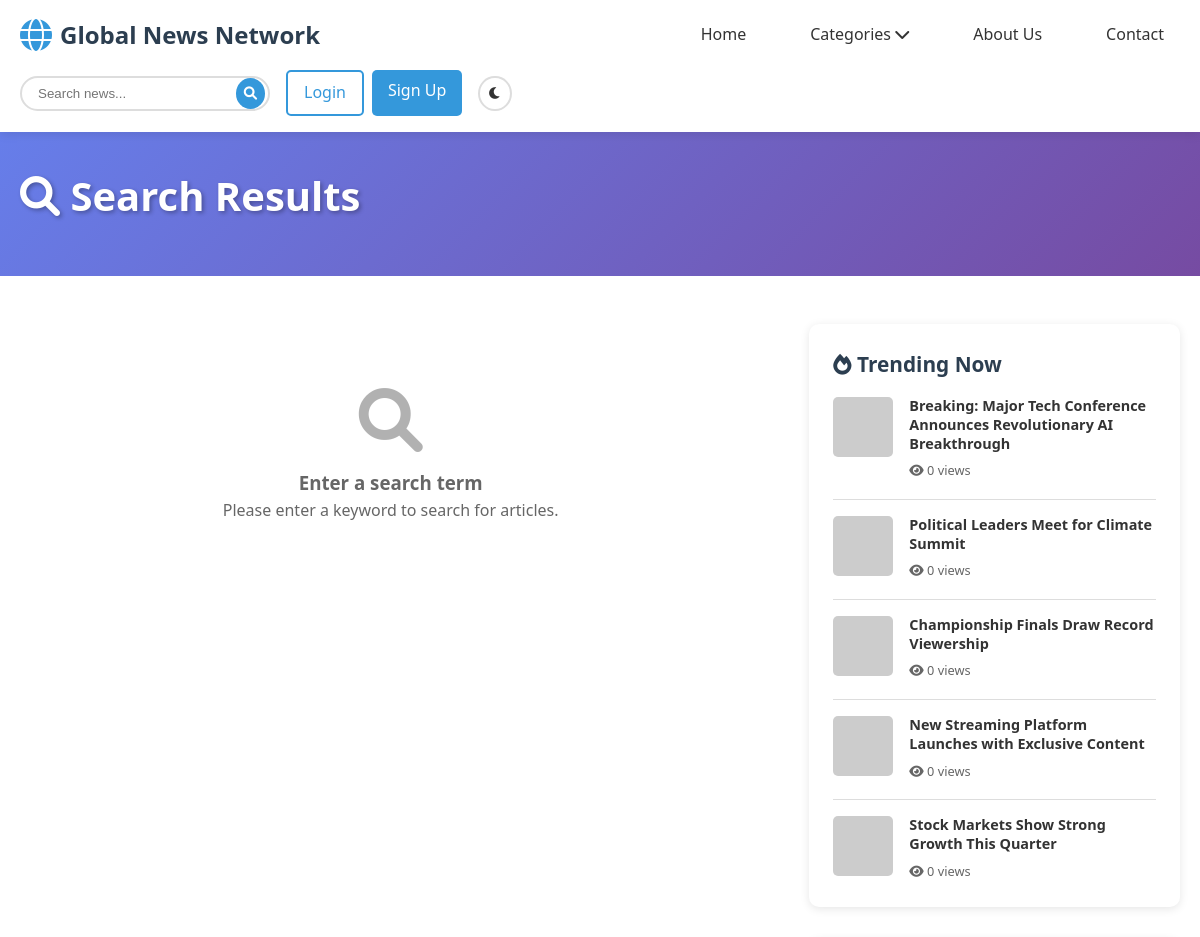
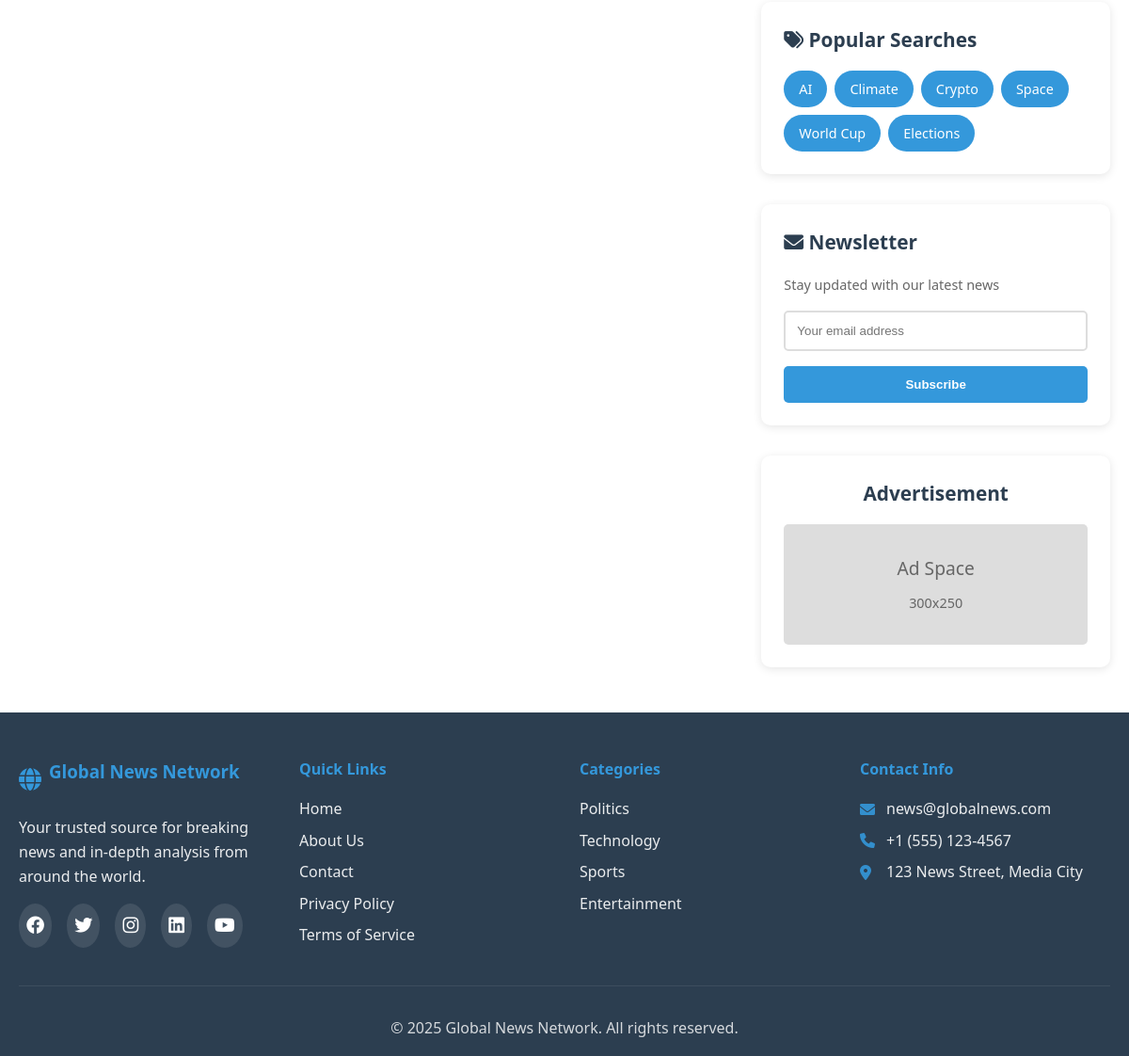
Screenshot of /search.php with the database file from the repository (2 pictures, top to bottom).
### tables this page shows
CREATE TABLE articles (
    article_id INT AUTO_INCREMENT PRIMARY KEY,
    title VARCHAR(255) NOT NULL,
    content TEXT NOT NULL,
    image_url VARCHAR(255),
    category_id INT,
    author_id INT,
    published_date TIMESTAMP DEFAULT CURRENT_TIMESTAMP,
    is_featured BOOLEAN DEFAULT FALSE,
    is_breaking BOOLEAN DEFAULT FALSE,
    views INT DEFAULT 0,
    FOREIGN KEY (category_id) REFERENCES categories(category_id),
    FOREIGN KEY (author_id) REFERENCES users(user_id)
);

### search.php (the view, shortened to what this page needs)
<?php
$host = 'localhost';
$username = 'root';
$password = '';
$database = 'news_db';
try {
    $pdo = new PDO("mysql:host=$host;dbname=$database;charset=utf8", $username, $password);
    $pdo->setAttribute(PDO::ATTR_ERRMODE, PDO::ERRMODE_EXCEPTION);
} catch(PDOException $e) {
    die('Database connection failed: ' . $e->getMessage());
}
$query = trim($_GET['query'] ?? '');
$trendingStmt = $pdo->prepare("
    SELECT a.*, c.category_name
    FROM articles a
    LEFT JOIN categories c ON a.category_id = c.category_id
    ORDER BY a.views DESC
    LIMIT 5
");
$trendingStmt->execute();
$trendingArticles = $trendingStmt->fetchAll(PDO::FETCH_ASSOC);
?>
<!DOCTYPE html>
<html lang="en">
<head>
    <link rel="stylesheet" href="styles.css">
    <link href="https://cdnjs.cloudflare.com/ajax/libs/font-awesome/6.0.0/css/all.min.css" rel="stylesheet">
</head>
<body>
    <header>
        <div class="container">
            <div class="header-content">
                <div class="logo">
                    <i class="fas fa-globe"></i>
                    <h1>Global News Network</h1>
                </div>
                <nav>
                    <ul class="nav-menu">
                        <li><a href="index.php">Home</a></li>
                        <li class="dropdown">
                            <a href="#" class="dropbtn">Categories <i class="fas fa-chevron-down"></i></a>
                        </li>
                        <li><a href="about.php">About Us</a></li>
                        <li><a href="contact.php">Contact</a></li>
                    </ul>
                </nav>
                <div class="header-actions">
                    <div class="search-container">
                        <form action="search.php" method="GET">
                            <input type="text" name="query" placeholder="Search news..."
                                   value="<?php echo htmlspecialchars($query); ?>" required>
                            <button type="submit"><i class="fas fa-search"></i></button>
                        </form>
                    </div>
                    <div class="auth-buttons">
                        <a href="login.php" class="btn-login">Login</a>
                        <a href="register.php" class="btn-signup">Sign Up</a>
                    </div>
                    <button class="theme-toggle" id="themeToggle">
                        <i class="fas fa-moon"></i>
                    </button>
                </div>
            </div>
        </div>
    </header>
    <main>
        <section class="search-header">
            <div class="container">
                <h1 class="search-title">
                    <i class="fas fa-search"></i> Search Results
                </h1>
            </div>
        </section>
        <section class="search-content">
            <div class="container">
                <div class="content-wrapper">
                    <div class="main-content">
                        <?php if (empty($query)): ?>
                            <div class="no-results">
                                <i class="fas fa-search"></i>
                                <h3>Enter a search term</h3>
                                <p>Please enter a keyword to search for articles.</p>
                            </div>
                        <?php endif; ?>
                    </div>
                    <aside class="sidebar">
                        <div class="sidebar-section">
                            <h3><i class="fas fa-fire"></i> Trending Now</h3>
                            <div class="trending-articles">
                                <?php foreach ($trendingArticles as $trending): ?>
                                <div class="trending-item">
                                    <img src="<?php echo htmlspecialchars($trending['image_url']); ?>"
                                         alt="<?php echo htmlspecialchars($trending['title']); ?>">
                                    <div class="trending-content">
                                        <h4><a href="article.php?id=<?php echo $trending['article_id']; ?>">
                                            <?php echo htmlspecialchars($trending['title']); ?>
                                        </a></h4>
                                        <span class="trending-meta">
                                            <i class="fas fa-eye"></i> <?php echo number_format($trending['views']); ?> views
                                        </span>
                                    </div>
                                </div>
                                <?php endforeach; ?>
                            </div>
                        </div>
                        <div class="sidebar-section">
                            <h3><i class="fas fa-tags"></i> Popular Searches</h3>
                            <div class="suggestions-list">
                                <a href="search.php?query=artificial intelligence" class="suggestion-tag">AI</a>
                                <a href="search.php?query=climate change" class="suggestion-tag">Climate</a>
                                <a href="search.php?query=cryptocurrency" class="suggestion-tag">Crypto</a>
                                <a href="search.php?query=space exploration" class="suggestion-tag">Space</a>
                                <a href="search.php?query=world cup" class="suggestion-tag">World Cup</a>
                                <a href="search.php?query=elections" class="suggestion-tag">Elections</a>
                            </div>
                        </div>
                        <div class="sidebar-section">
                            <h3><i class="fas fa-envelope"></i> Newsletter</h3>
                            <form class="newsletter-form" action="subscribe.php" method="POST">
                                <p>Stay updated with our latest news</p>
                                <input type="email" name="email" placeholder="Your email address" required>
                                <button type="submit">Subscribe</button>
                            </form>
                        </div>
                        <div class="sidebar-section ad-section">
                            <h3>Advertisement</h3>
                            <div class="ad-placeholder">
                                <p>Ad Space</p>
                                <span>300x250</span>
                            </div>
                        </div>
                    </aside>
                </div>
            </div>
        </section>
    </main>
    <footer>
        <div class="container">
            <div class="footer-content">
                <div class="footer-section">
                    <div class="footer-logo">
                        <i class="fas fa-globe"></i>
                        <h3>Global News Network</h3>
                    </div>
                    <p>Your trusted source for breaking news and in-depth analysis from around the world.</p>
                    <div class="social-icons">
                        <a href="#"><i class="fab fa-facebook"></i></a>
                        <a href="#"><i class="fab fa-twitter"></i></a>
                        <a href="#"><i class="fab fa-instagram"></i></a>
                        <a href="#"><i class="fab fa-linkedin"></i></a>
                        <a href="#"><i class="fab fa-youtube"></i></a>
                    </div>
                </div>
                <div class="footer-section">
                    <h4>Quick Links</h4>
                    <ul>
                        <li><a href="index.php">Home</a></li>
                        <li><a href="about.php">About Us</a></li>
                        <li><a href="contact.php">Contact</a></li>
                        <li><a href="privacy.php">Privacy Policy</a></li>
                        <li><a href="terms.php">Terms of Service</a></li>
                    </ul>
                </div>
                <div class="footer-section">
                    <h4>Categories</h4>
                    <ul>
                        <li><a href="category.php?category=Politics">Politics</a></li>
                        <li><a href="category.php?category=Technology">Technology</a></li>
                        <li><a href="category.php?category=Sports">Sports</a></li>
                        <li><a href="category.php?category=Entertainment">Entertainment</a></li>
                    </ul>
                </div>
                <div class="footer-section">
                    <h4>Contact Info</h4>
                    <div class="contact-info">
                        <p><i class="fas fa-envelope"></i> news@globalnews.com</p>
                        <p><i class="fas fa-phone"></i> +1 (555) 123-4567</p>
                        <p><i class="fas fa-map-marker-alt"></i> 123 News Street, Media City</p>
                    </div>
                </div>
            </div>
            <div class="footer-bottom">
                <p>&copy; 2025 Global News Network. All rights reserved.</p>
            </div>
        </div>
    </footer>
</body>
</html>

### search.php (style rules this page uses)
.search-header { background: var(--gradient-primary); color: white; padding: 2rem 0; }
.search-title { font-size: 2.5rem; margin-bottom: 1rem; text-shadow: 2px 2px 4px rgba(0,0,0,0.3); }
.search-content { padding: 3rem 0; }
.no-results { text-align: center; padding: 4rem 2rem; color: var(--text-light); }
.no-results i { font-size: 4rem; margin-bottom: 1rem; opacity: 0.5; }
.suggestions-list { display: flex; flex-wrap: wrap; gap: 0.5rem; margin-top: 1rem; }
.suggestion-tag { background: var(--secondary-color); color: white; padding: 0.5rem 1rem; border-radius: 20px; text-decoration: none; font-size: 0.9rem; transition: all 0.3s ease; }

### rows the page displays
articles: title "Breaking: Major Tech Conference Announces Revolutionary AI Breakthrough", views "0"
articles: title "Political Leaders Meet for Climate Summit", views "0"
articles: title "Championship Finals Draw Record Viewership", views "0"
articles: title "New Streaming Platform Launches with Exclusive Content", views "0"
articles: title "Stock Markets Show Strong Growth This Quarter", views "0"
